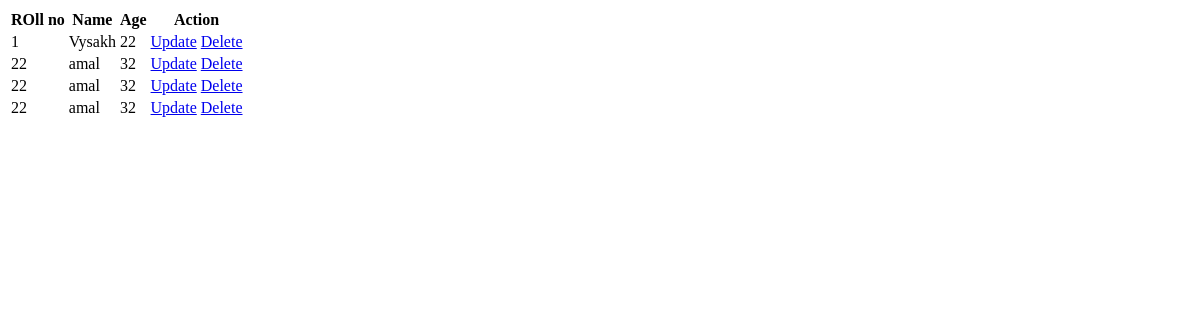
The page /display1 on the database as committed earlier.
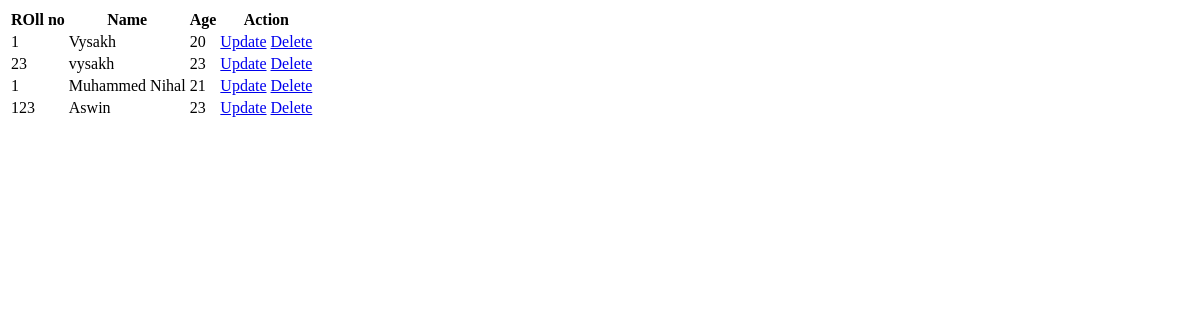
The same page on the database as committed later.
### app/models.py (models this page shows, shortened)
class student(models.Model):
    roll=models.IntegerField()
    name=models.CharField(max_length=20)
    age=models.IntegerField()

### app/views.py (the view)
# urls.py: path('display1',views.display1),
def display1(request):
    data=student.objects.all()
    return render(request,'display1.html',{'data':data})

### templates/display1.html (shortened to what this page needs)
<!DOCTYPE html>
<html lang="en">
<head>
</head>
<body>
    <table>
        <tr>
            <th>ROll no</th>
            <th>Name</th>
            <th>Age</th>
            <th>Action</th>
        </tr>
        {% for i in data %}
        <tr>
            <td>{{i.roll}}</td>
            <td>{{i.name}}</td>
            <td>{{i.age}}</td>
            <td>
                <a href="../update1/{{i.pk}}">Update</a>
                <a href="../delete1/{{i.pk}}">Delete</a>
            </td>
        </tr>
        {% endfor %}
    </table>
</body>
</html>

Rows that differ between the two databases and show on the page:
removed student: roll "22", name "amal", age "32"
removed student: roll "22", name "amal", age "32"
removed student: roll "22", name "amal", age "32"
changed student "Vysakh": age "22" → "20"
added student: roll "23", name "vysakh", age "23"
added student: roll "1", name "Muhammed Nihal", age "21"
added student: roll "123", name "Aswin", age "23"
